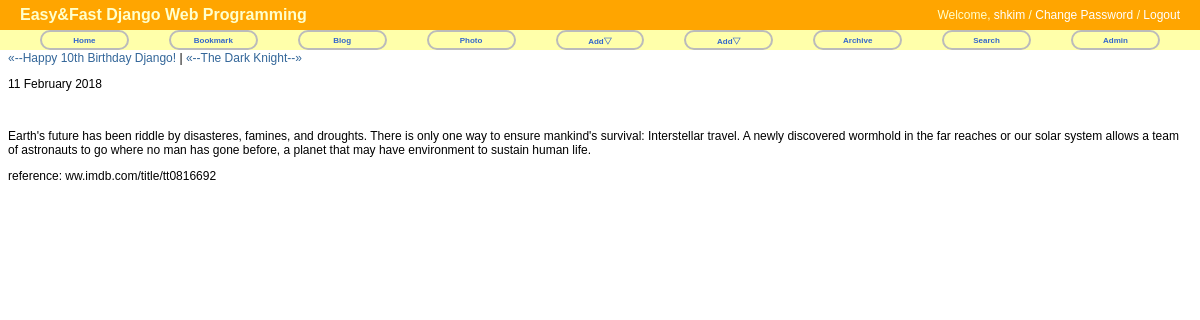
/blog/post/interstellar/, run on the app's committed database.
### blog/models.py (models this page shows)
@python_2_unicode_compatible
class Post(models.Model):
	title = models.CharField('TITLE', max_length=50)
	slug = models.SlugField('SLUG', unique=True, allow_unicode=True, help_text='one word for title alias.')
	description = models.CharField('DESCRIPTION', max_length=100, blank=True, help_text='simple description text.')
	content = models.TextField('CONTENT')
	create_date = models.DateTimeField('Create Date', auto_now_add=True)
	modify_date = models.DateTimeField('Modify Date', auto_now=True)
	'''
	This is just a class container with some options (metadata) attached to the mode.
	It defines such things as available permissions, associated database table name, whether the model is abstract
	or not, singular and plural verions of the name etc.
	'''
	class Meta:
		verbose_name = 'post'
		verbose_name_plural = 'posts'
		db_table = 'my_post'
		ordering = ('-modify_date',)
	def __str__(self):
		return self.title
	def get_absolute_url(self):
		return reverse('blog:post_detail', args=(self.slug,))
	def get_previous_post(self):
		return self.get_previous_by_modify_date()
	def get_next_post(self):
		return self.get_next_by_modify_date()

### blog/views.py (the view)
# urls.py: url(r'^post/(?P<slug>[-\w]+)/$', PostDV.as_view(), name='post_detail'),
class PostDV(DetailView):
	model = Post

### blog/templates/blog/post_detail.html (shortened to what this page needs)
{% extends 'base.html' %}
{% block content %}
<h2>{{ object.title }}</h2>
<p class="other_posts">
	{% if object.get_previous_by_modify_date %}
	<a href="{{ object.get_previous_post.get_absolute_url }}" title="View previous post"> &laquo;--{{ object.get_previous_post }}</a>
	{% endif %}
	{% if object.get_next_by_modify_date %}
	| <a href="{{ object.get_next_post.get_absolute_url }}" title="View next post"> &laquo;--{{ object.get_next_post }}--&raquo;</a>
	{% endif %}
</p>
<p class="date">{{ object.modify_date|date:"j F Y" }}</p>
<br/>
<div class="body">
	{{ object.content|linebreaks }}
</div>
{% endblock %}

### static/css/base.css (style rules this page uses)
body { font-family: "Lucida Grande", Verdana, Arial, sans-serif; font-size: 12px; }
a:link, a:visited { color: #369; text-decoration: none; }

### data on the page
Post: get_previous_post "Happy 10th Birthday Django!", get_next_post "The Dark Knight", modify_date "11 February 2018", content "Earth's future has been riddle by disasteres, famines, and droughts. There is only one way to ensure mankind's survival: Interstellar travel. A newly discovered wormhold in the far reaches or our solar system allows a team of astronauts to go where no man has gone before, a planet that may have environment to sustain human life. reference: ww.imdb.com/title/tt0816692"
